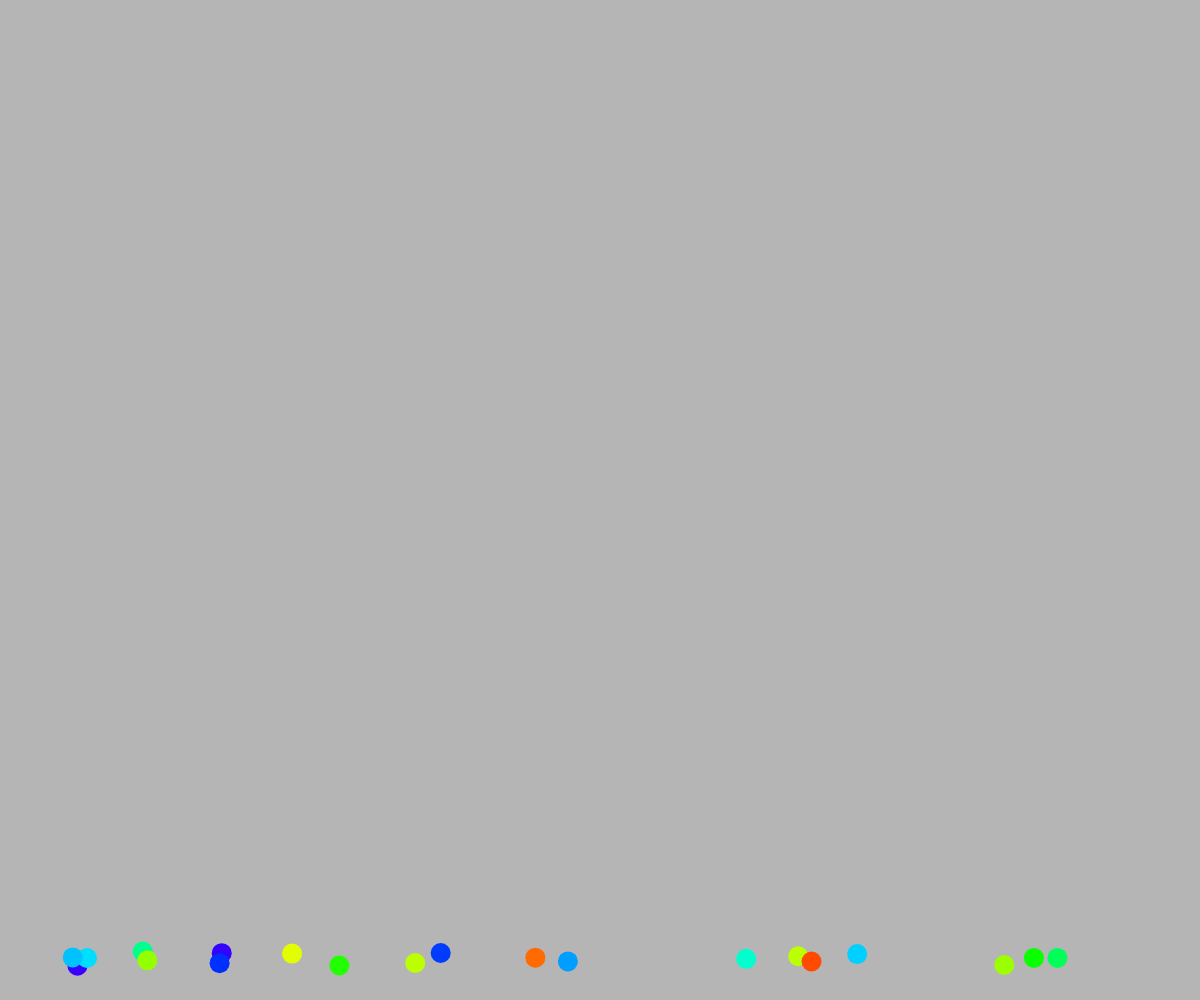
Frame 1 (no input)
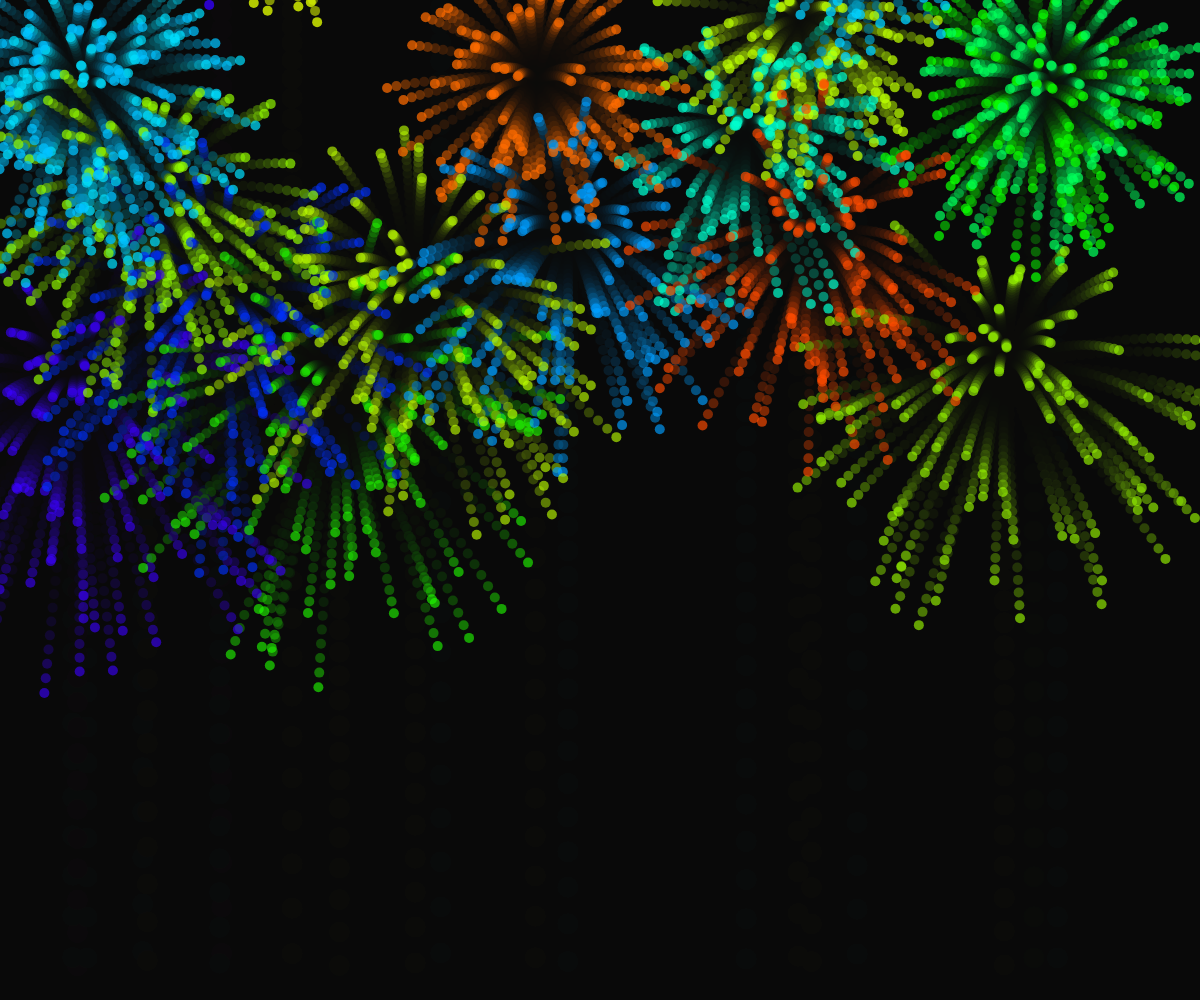
Frame 60 (no input)
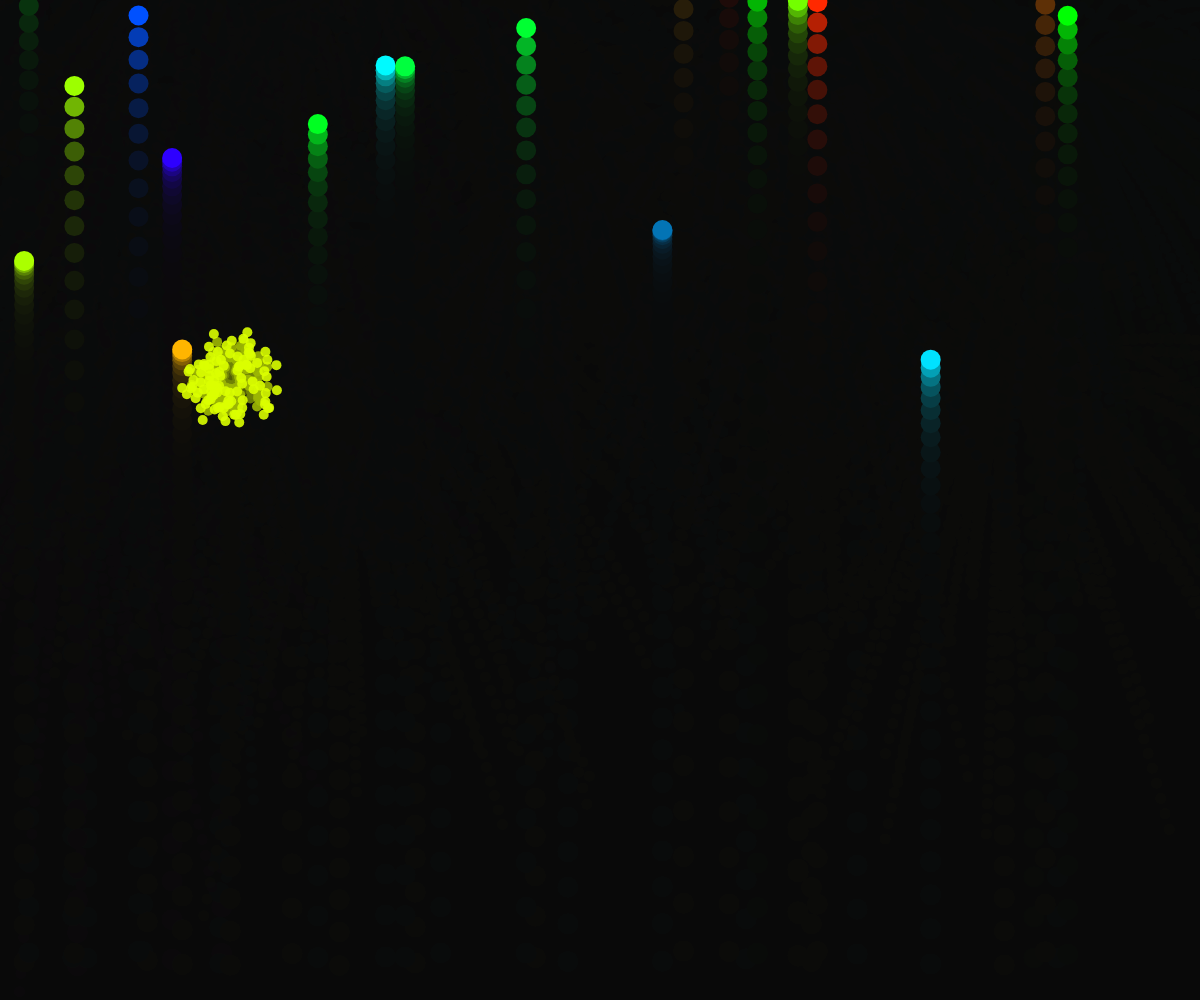
Frame 120 (the mouse pressed at the canvas centre since frame 60)

The p5.js sketch that drew these frames (run headless with seeded random() and noise() and a simulated clock; from frame 60 on, the mouse is pressed at the canvas centre):

// p5.js sketch
// ── sketch.js
let particles = [];
let count = 0;

function setup() {
  colorMode(HSB);
  createCanvas(windowWidth, windowHeight);

  for (let i = 0; i < 20; i++) {
    particles.push(new Particle());
  }
}

function create_particle() {
  if (random() > 0.3) {
    particles.push(new Particle());
  }
}

function draw() {
  background('rgba(5%,5%,5%,.3)');
  count++;
  for (let i = particles.length - 1; i >= 0; i--) {
    particles[i].update();
    particles[i].show();
    if (particles[i].explode === true && particles[i].sparks.length === 0) {
      particles.splice(i, 1);
      if (count < 1000) {
        particles.push(new Particle());
      } else {
        create_particle();
      }
    }
  }
}

// ── particle.js
class Particle {
  constructor() {
    this.position = createVector(random(windowWidth), windowHeight);
    this.radius = 20;
    this.acceleration = createVector();
    this.velocity = createVector(0, random(-35, -50));
    this.gravity = createVector(0, 1);
    this.explode = false;
    this.c = color(random(255),255,255);
    this.sparks = [];
  }

  show() {
    if (this.velocity.y < 0) {
      noStroke();
      fill(this.c);
      ellipse(this.position.x, this.position.y, this.radius);
    } else {
      for (let i = this.sparks.length - 1; i >= 0; i--) {
        this.sparks[i].update();
        this.sparks[i].show();

        if (this.sparks[i].offscreen === true || this.sparks[i].lifetime < 1) {
          this.sparks.splice(i, 1);
        }
      }
    }
  }

  update() {
    if (this.velocity.y >= 0 && this.explode != true) {
      this.explode = true;
      this.spark();
    } else if (this.explode === false) {
      this.acceleration.add(this.gravity);
      this.velocity.add(this.acceleration);
      this.position.add(this.velocity);
      this.acceleration.mult(0);
    }
  }

  spark() {
    for (let i = 0; i < 100; i++) {
      this.sparks.push(new Spark(this.position, this.c));
    }
  }
}

// ── spark.js
class Spark {
  constructor(pos, c) {
    let v_ = p5.Vector.random2D();
    this.position = pos.copy();
    this.radius = 10;
    this.acceleration = createVector();
    this.velocity = v_.mult(random(2, 10));
    this.gravity = createVector(0, 0.2);
    this.c = c;
    this.lifetime = random(150, 255);
    this.offscreen = false;
    this.alpha = 1;
  }

  show() {
    noStroke();
    let newalpha = lerp(this.alpha, 0, 0.02);
    this.alpha = newalpha;
    this.c.setAlpha(this.alpha);
    fill(this.c);
    ellipse(this.position.x, this.position.y, this.radius);
  }

  update() {
    this.acceleration.add(this.gravity);
    this.velocity.add(this.acceleration);
    this.position.add(this.velocity);
    this.acceleration.mult(0);
    this.lifetime -= 6;
    if (
      this.position.y >= windowHeight ||
      this.position.x > windowWidth ||
      this.position.x < 0
    ) {
      this.offscreen = true;
    }
  }
}
